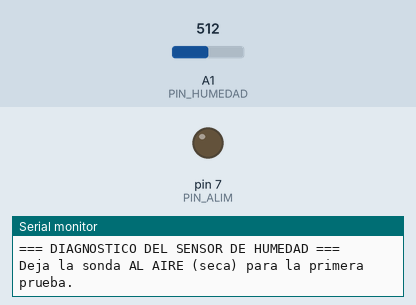
Recording of a sketch running on a simulated Arduino Uno, built with avr-gcc and run on an emulated ATmega328P. Shown: output pins drawn as LEDs (lit = HIGH), the last lines printed to the serial monitor. The inputs (shaded band) are chosen by the test bench; at power-on: A1 (PIN_HUMEDAD) = 512.

Above: at 0.6 s.
At 2.5 s:
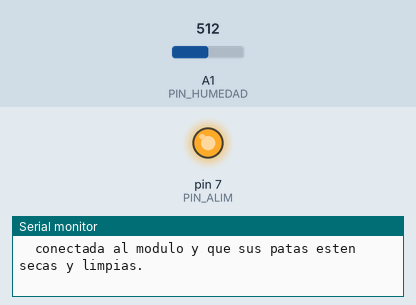
Timing chart, 0 to 9.3 s (numbered marks = the images above):
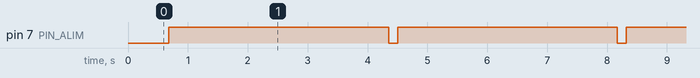

Measured:
- by itself, pin 7 (PIN_ALIM): alternates HIGH for 3.7 s and LOW for 0.15 s

The sketch:

DiagnosticoHumedad.ino
```cpp
// ===========================================================
//  Diagnóstico del sensor de humedad (sonda + módulo LM393)
//  Súbelo, abre el Monitor Serie (lupa arriba a la derecha)
//  a 9600 y lee el resultado. Cada 3 segundos repite la prueba.
//
//  Conexión esperada:
//    Módulo A0  -> Arduino A1
//    Módulo GND -> Arduino GND
//    Módulo VCC -> Arduino 5V  (o pin 7)
// ===========================================================

const int PIN_HUMEDAD = A1;
const int PIN_ALIM = 7;

int leer() {
  analogRead(PIN_HUMEDAD);
  delay(5);
  long s = 0;
  for (int i = 0; i < 20; i++) { s += analogRead(PIN_HUMEDAD); delay(2); }
  return s / 20;
}

void setup() {
  Serial.begin(9600);
  pinMode(PIN_ALIM, OUTPUT);
  delay(500);
  Serial.println();
  Serial.println("=== DIAGNOSTICO DEL SENSOR DE HUMEDAD ===");
  Serial.println("Deja la sonda AL AIRE (seca) para la primera prueba.");
}

void loop() {
  // 1) Pin 7 apagado
  digitalWrite(PIN_ALIM, LOW);
  delay(100);
  int apagado = leer();

  // 2) Pin 7 encendido
  digitalWrite(PIN_ALIM, HIGH);
  delay(100);
  int encendido = leer();

  // 3) ¿Está flotando? Se activa una resistencia interna que "jala" el
  //    pin hacia arriba. Si nada está conectado, el valor se dispara a ~1023.
  //    Si el módulo está conectado, el valor casi no cambia.
  pinMode(PIN_HUMEDAD, INPUT);
  int sinPullup = leer();
  pinMode(PIN_HUMEDAD, INPUT_PULLUP);
  delay(20);
  int conPullup = leer();
  pinMode(PIN_HUMEDAD, INPUT);

  Serial.println();
  Serial.println("-----------------------------------------");
  Serial.print("A1 con pin 7 APAGADO:   "); Serial.println(apagado);
  Serial.print("A1 con pin 7 ENCENDIDO: "); Serial.println(encendido);
  Serial.print("A1 normal:              "); Serial.println(sinPullup);
  Serial.print("A1 con resistencia int: "); Serial.println(conPullup);
  Serial.println();

  bool flotando = (conPullup - sinPullup) > 300;
  bool vccEnPin7 = (encendido - apagado) > 200;

  Serial.print("Diagnostico: ");
  if (flotando) {
    Serial.println("A1 NO esta conectado al modulo (pin flotando).");
    Serial.println("  -> Revisa el cable que va del pin A0 del MODULO al pin A1 del ARDUINO.");
    Serial.println("  -> Asegurate de no usar el pin D0 del modulo por error.");
  } else if (encendido < 100 && apagado < 100) {
    Serial.println("El modulo responde pero da casi 0: parece SIN CORRIENTE.");
    Serial.println("  -> Revisa VCC del modulo -> 5V del Arduino y GND -> GND.");
    Serial.println("  -> Debe encenderse una luz roja en el modulo.");
  } else {
    Serial.println("El modulo esta conectado y funciona.");
    if (vccEnPin7) Serial.println("  (VCC esta conectado al pin 7)");
    else           Serial.println("  (VCC esta conectado a 5V fijo)");
    Serial.println("  Ahora: al AIRE debe dar ALTO (900-1023);");
    Serial.println("         en AGUA debe BAJAR claramente (300-600).");
    Serial.println("  Si al aire da bajo, revisa que la sonda este bien");
    Serial.println("  conectada al modulo y que sus patas esten secas y limpias.");
  }
  delay(3000);
}
```
